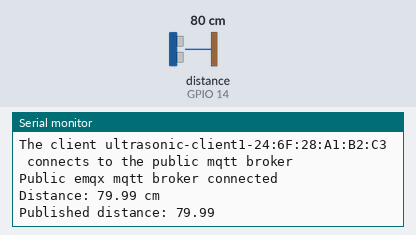
A sketch run on a simulated ESP8266 (NodeMCU). Parts: the last lines printed to the serial monitor. Wiring (inferred from the names in the program): ultrasonic range finder: trigger GPIO 12; echo GPIO 14. The test bench sets the inputs (shaded band); at power-on: distance to the obstacle (sensor on GPIO 14) 80 cm. The echo pulse lasts 58.3 µs per cm; WiFi joins after 1.5 s; servers stay silent unless stated; no MQTT or app messages arrive unless stated.

Above: at 2.8 s.
2.9 s: distance to the obstacle (sensor on GPIO 14) set to 2 cm
At 4.4 s:
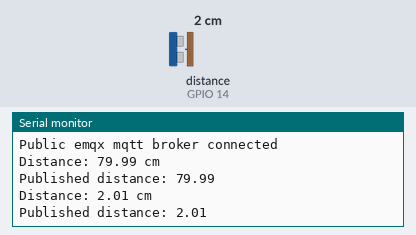
5.6 s: distance to the obstacle (sensor on GPIO 14) set to 4 cm
At 7.1 s:
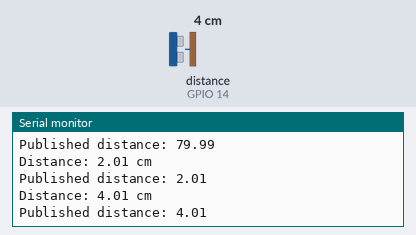
Timing chart, 0 to 8.6 s (numbered marks = the images above; inputs shaded):
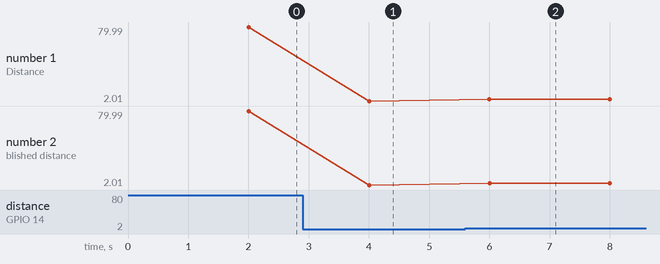

The sketch:

pub.ino
```cpp
#include <ESP8266WiFi.h>
#include <PubSubClient.h>

const int trig_pin = 12;  // transmitter
const int echo_pin = 14;  // receiver
const char *ssid = "microtest";
const char *password = "froggy12";
const char *mqtt_broker = "broker.emqx.io";
const char *topic_ultrasonic = "esp8266/ultrasonic-topic";
const char *mqtt_username = "emqx";
const char *mqtt_password = "public";
const int mqtt_port = 1883;


WiFiClient espClient;
PubSubClient client(espClient);

unsigned long lastPublishTime = 0;
const unsigned long publishInterval = 2000;


void setup() {
  Serial.begin(9600);
  pinMode(trig_pin, OUTPUT);
  pinMode(echo_pin, INPUT);


  WiFi.begin(ssid, password);
  while (WiFi.status() != WL_CONNECTED) {
    delay(500);
    Serial.println("Connecting to WiFi..");
  }
  Serial.println("Connected to WiFi network");

  client.setServer(mqtt_broker, mqtt_port);


  while (!client.connected()) {
    String client_id = "ultrasonic-client1-";
    client_id += String(WiFi.macAddress());
    Serial.printf("The client %s connects to the public mqtt broker\n", client_id.c_str());
    if (client.connect(client_id.c_str(), mqtt_username, mqtt_password)) {
      Serial.println("Public emqx mqtt broker connected");
    } else {
      Serial.print("Failed with state ");
      Serial.print(client.state());
      delay(2000);
    }
  }

  // Публикация
  client.subscribe(topic_ultrasonic);
}

void loop() {
  unsigned long currentMillis = millis();

  if (currentMillis - lastPublishTime >= publishInterval) {
    float distance = readDistance();
    // Отправка данных на брокер MQTT
    client.publish(topic_ultrasonic, String(distance).c_str());

    Serial.print("Published distance: ");
    Serial.println(distance);

    lastPublishTime = currentMillis;
  }
}

float readDistance() {
  digitalWrite(trig_pin, LOW);
  delayMicroseconds(2);
  digitalWrite(trig_pin, HIGH);
  delayMicroseconds(10);
  digitalWrite(trig_pin, LOW);

  unsigned long duration = pulseIn(echo_pin, HIGH);
  float distance_cm = duration * 0.0343 / 2.0;

  Serial.print("Distance: ");
  Serial.print(distance_cm);
  Serial.println(" cm");

  return distance_cm;
}
```

Measured:
- after the input at 2.9 s, the serial monitor: prints a new line after 1.1 s (image 1)
- after the input at 5.6 s, the serial monitor: prints a new line after 0.40 s (image 2)
- plotted number 1: 79.99 → 2.01 after the input at 2.9 s, 2.01 → 4.01 after the input at 5.6 s
- plotted number 2: 79.99 → 2.01 after the input at 2.9 s, 2.01 → 4.01 after the input at 5.6 s
